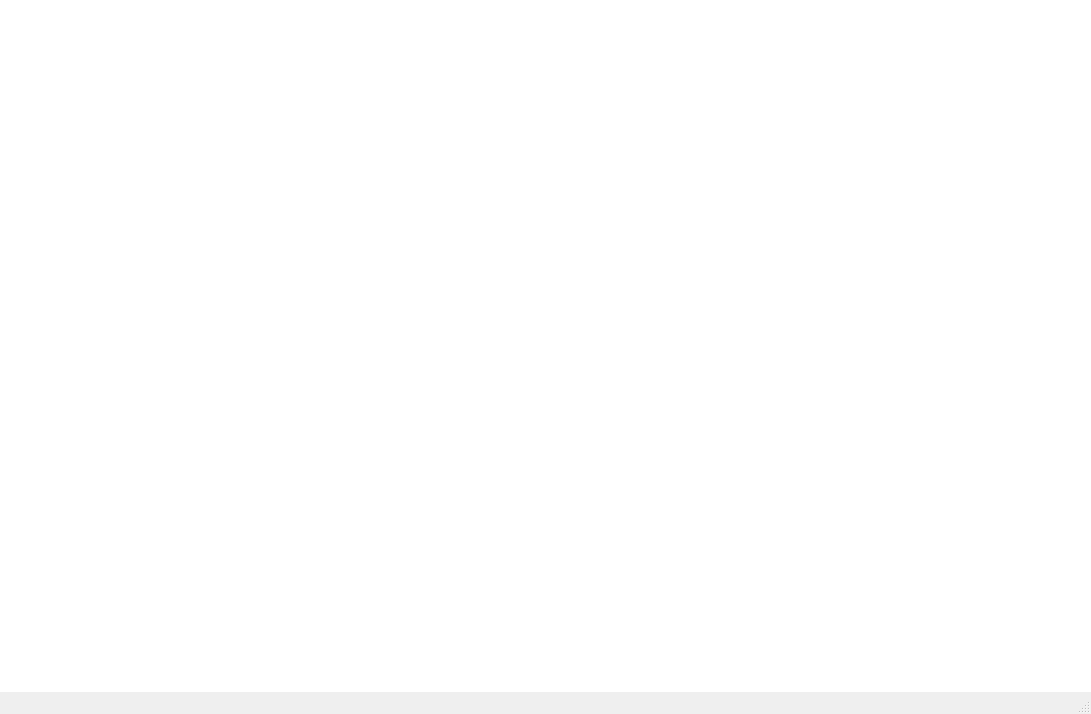
<?xml version="1.0" encoding="UTF-8"?>
<ui version="4.0">
 <class>mainWindow</class>
 <widget class="QMainWindow" name="mainWindow">
  <property name="geometry">
   <rect>
    <x>0</x>
    <y>0</y>
    <width>1091</width>
    <height>714</height>
   </rect>
  </property>
  <property name="focusPolicy">
   <enum>Qt::StrongFocus</enum>
  </property>
  <property name="windowTitle">
   <string>Mescaline</string>
  </property>
  <widget class="QWidget" name="centralwidget">
   <property name="focusPolicy">
    <enum>Qt::NoFocus</enum>
   </property>
   <layout class="QVBoxLayout" name="verticalLayout_3">
    <property name="spacing">
     <number>0</number>
    </property>
    <property name="margin">
     <number>0</number>
    </property>
    <item>
     <widget class="QWidget" name="widget" native="true">
      <property name="sizePolicy">
       <sizepolicy hsizetype="Expanding" vsizetype="Expanding">
        <horstretch>0</horstretch>
        <verstretch>0</verstretch>
       </sizepolicy>
      </property>
      <property name="autoFillBackground">
       <bool>false</bool>
      </property>
      <layout class="QHBoxLayout" name="horizontalLayout">
       <property name="spacing">
        <number>0</number>
       </property>
       <property name="margin">
        <number>0</number>
       </property>
       <item>
        <widget class="QGraphicsView" name="sequencerView">
         <property name="frameShape">
          <enum>QFrame::NoFrame</enum>
         </property>
         <property name="frameShadow">
          <enum>QFrame::Plain</enum>
         </property>
         <property name="lineWidth">
          <number>0</number>
         </property>
        </widget>
       </item>
       <item>
        <widget class="QGraphicsView" name="featureSpaceView">
         <property name="frameShape">
          <enum>QFrame::NoFrame</enum>
         </property>
         <property name="frameShadow">
          <enum>QFrame::Plain</enum>
         </property>
         <property name="lineWidth">
          <number>0</number>
         </property>
        </widget>
       </item>
      </layout>
     </widget>
    </item>
   </layout>
  </widget>
  <widget class="QMenuBar" name="menubar">
   <property name="geometry">
    <rect>
     <x>0</x>
     <y>0</y>
     <width>1091</width>
     <height>22</height>
    </rect>
   </property>
  </widget>
  <widget class="QStatusBar" name="statusbar"/>
 </widget>
 <resources/>
 <connections/>
</ui>
